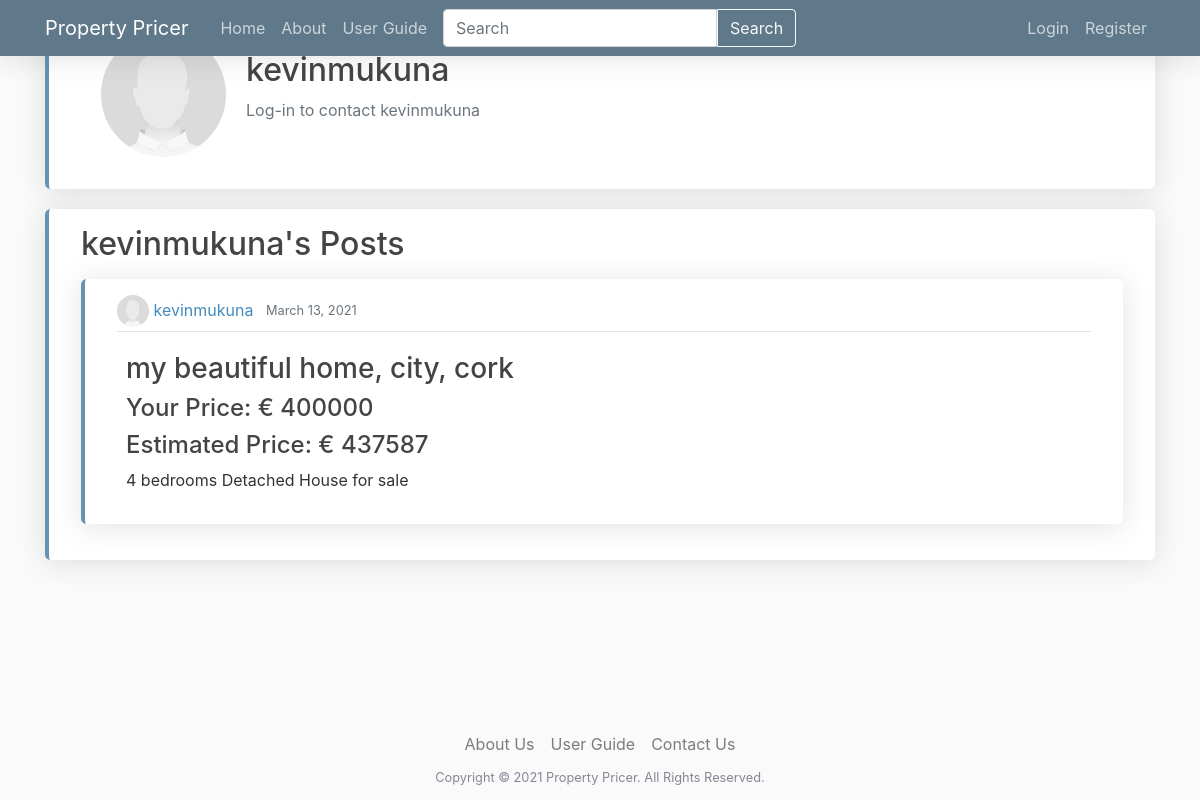
The page /user/kevinmukuna on the database as committed earlier.
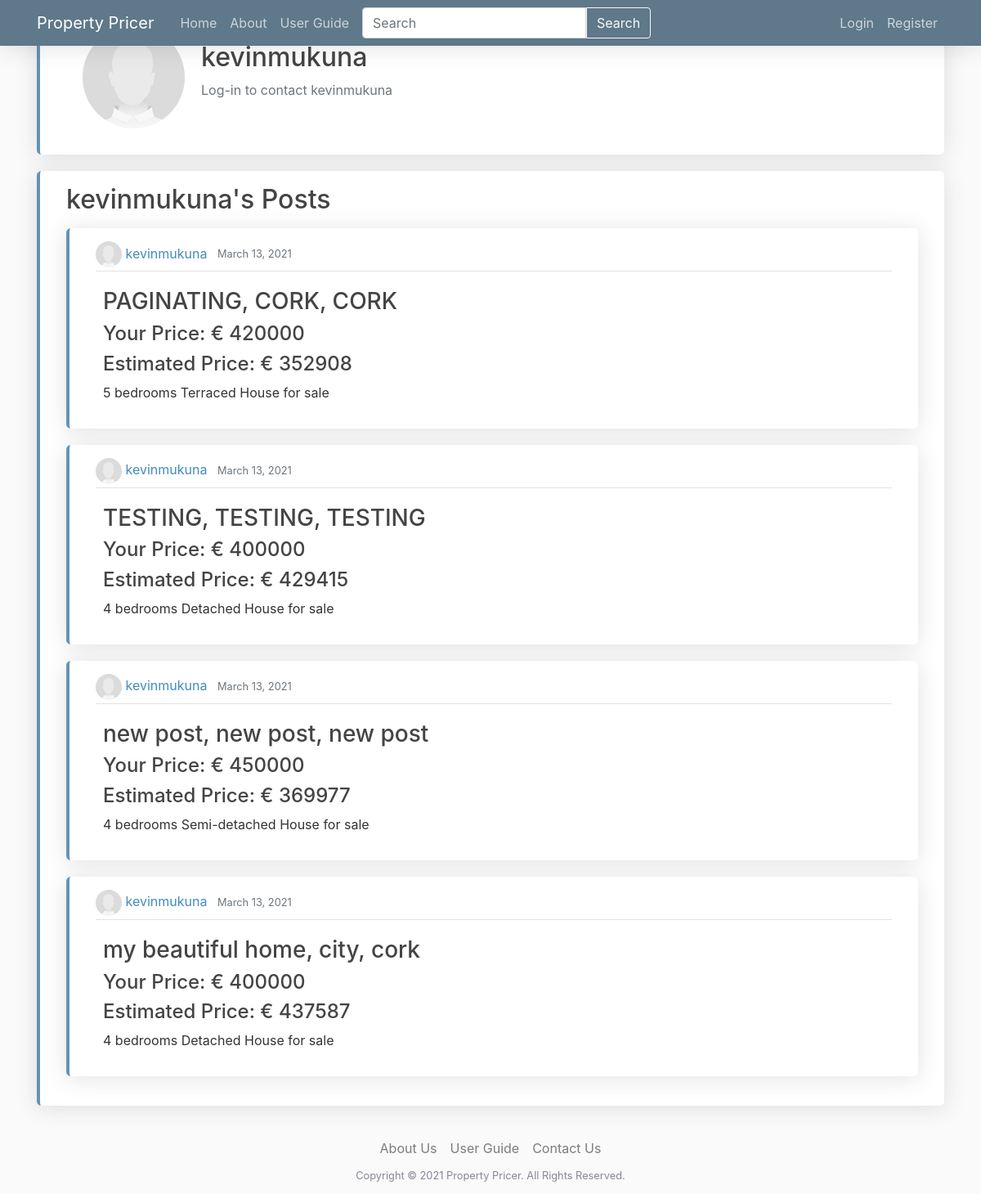
The same page on the database as committed later.
### webpages/models.py (models this page shows, shortened)
class Post(models.Model):
    property_description = models.TextField(null=True, blank=True)
    address_line_1 = models.CharField(max_length=255)
    address_line_2 = models.CharField(max_length=255, null=True, blank=True)
    city = models.CharField(max_length=128, default='')
    county = models.CharField(max_length=128, default='')
    floor_plan = models.ImageField(upload_to="floor_plan", null=True, blank=True)
    property_type = models.CharField(max_length=128, default='',
                                     choices=PROPERTY_TYPE_CHOICES)
    number_of_bedrooms = models.PositiveIntegerField()
    number_of_bathrooms = models.PositiveIntegerField()
    energy_rating = models.CharField(max_length=128, default='',
                                     choices=ENERGY_RATING_CHOICES)
    size = models.PositiveIntegerField()
    date_posted = models.DateField(default=timezone.now)
    author = models.ForeignKey(User, related_name="user_posts", on_delete=models.CASCADE)
    price = models.PositiveIntegerField(null=True, blank=True, editable=True)
    estimated_price = models.PositiveIntegerField(null=False, blank=True, editable=False)
    __original_price = None
    """
        this method return a string to redirect the user after posting to that post by returning post details the
        primary key of the newly created post
    """
    """
        overwriting the django save method
        by passing in the estimated price into the price before it is saved
    """
    def save(self, force_insert=False, force_update=False, *args, **kwargs):
        estimated_price = price_pridiction_model(
            self.number_of_bedrooms,
            self.number_of_bathrooms,
            self.size,
            int(property_type_dict[self.property_type]),
            int(energy_rating_dict[self.energy_rating])
        )
        self.estimated_price = estimated_price
        super().save(force_insert, force_update, *args, **kwargs)

### userpages/models.py (models this page shows, shortened)
class Profile(models.Model):
    user = models.OneToOneField(User, on_delete=models.CASCADE)
    image = models.ImageField(default='default.jpg', upload_to='profile_pics')

### userpages/views.py (the view)
# urls.py: path('user/<str:username>', views.profile, name='profile-page'),
def profile(request, username):
    if request.user.is_authenticated and username == request.user.username:
        if request.method == 'POST':
            u_form = UserUpdateForm(request.POST, instance=request.user)
            p_form = ProfileUpdateForm(request.POST,
                                       request.FILES,
                                       instance=request.user.profile)
            if u_form.is_valid() and p_form.is_valid():
                u_form.save()
                p_form.save()
                messages.success(request, f'Your account has been updated')
                person = User.objects.get(username = username)
                return redirect('profile-page', person)
        else:
            u_form = UserUpdateForm(instance=request.user)
            p_form = ProfileUpdateForm(instance=request.user.profile)
        context = {
            'u_form': u_form,
            'p_form': p_form
        }
        return render(request, 'userpages/profile.html', context)
    else:
        person = User.objects.get(username = username)
        return render(request,'userpages/profile.html', {'user':person})

### templates/userpages/profile.html (shortened to what this page needs)
{% extends "base.html" %}
{% load crispy_forms_tags %}
{% block content %}
<div class="">
    <div class="content-section row mx-auto">
        <div>
            <img class="rounded-circle account-img" src="{{ user.profile.image.url }}" />
        </div>
        <div class="d-flex flex-column my-auto">
            <h2>{{ user.username }}</h2>
            {% if request.user.is_authenticated %}
            <p class="text-secondary">{{ user.email }}</p>
            {% else %}
            <p class="text-secondary">Log-in to contact {{ user.username }}</p>
            {% endif %}
        </div>
    </div>
    <div class="content-section">
        <h2 class="mb-3">{{ user.username }}'s Posts</h2>
        {% if user.user_posts.all %}
            {% for post in user.user_posts.all reversed %}
                {% include 'webpages/short_post.html' %}
            {% endfor %}
        {% else %}
            <p>{{ user.username }} has no post</p>
        {% endif %}
    </div>
</div>
{% endblock content %}

### templates/webpages/short_post.html (shortened to what this page needs)
<article class="media content-section">
    <div class="media-body w-50">
        <div class="article-metadata">
            <img class="rounded-circle article-img" src="{{ post.author.profile.image.url }}">
            <a class="mr-2" href="{% url 'profile-page' post.author.username %}">{{ post.author }}</a>
            <small class="text-muted">{{ post.date_posted }}</small>
        </div>
        <div class="row">
            {% if post.post_images.all %}
                <div class="mx-auto my-auto">
            {% else %}
                <div class="mx-4">
            {% endif %}
                {% if object.address_line_2 %}
                    <h3 class="article-title mt-3"><a class="article-title" href="{% url 'post-detail' post.id %}">{{ object.address_line_1 }}, {{ post.address_line_2 }}, {{ post.city }}, {{ post.county }}</a></h3>
                {% else %}
                    <h3 class="article-title mt-3"><a class="article-title" href="{% url 'post-detail' post.id %}">{{ post.address_line_1 }}, {{ post.city }}, {{ post.county }}</a></h3>
                {% endif %}
                {% if post.price %}
                    <h4>Your Price:  € {{ post.price }}</h4>
                    <h4>Estimated Price: € {{ post.estimated_price }}</h4>
                {% else %}
                    <h4>Your Price: POA</h4>
                    <h4>Estimated Price: € {{ post.estimated_price }}</h4>
                {% endif %}
                <p>{{ post.number_of_bedrooms }} bedrooms {{ post.property_type }} for sale</p>
            </div>
        </div>
    </div>
</article>

Rows that differ between the two databases and show on the page:
added Post: author.profile.image (placeholder picture), author "kevinmukuna", date_posted "March 13, 2021", address_line_1 "PAGINATING", city "CORK", county "CORK", price "420000", estimated_price "352908", number_of_bedrooms "5", property_type "Terraced House"
added Post: author.profile.image (placeholder picture), author "kevinmukuna", date_posted "March 13, 2021", address_line_1 "TESTING", city "TESTING", county "TESTING", price "400000", estimated_price "429415", number_of_bedrooms "4", property_type "Detached House"
added Post: author.profile.image (placeholder picture), author "kevinmukuna", date_posted "March 13, 2021", address_line_1 "new post", city "new post", county "new post", price "450000", estimated_price "369977", number_of_bedrooms "4", property_type "Semi-detached House"
